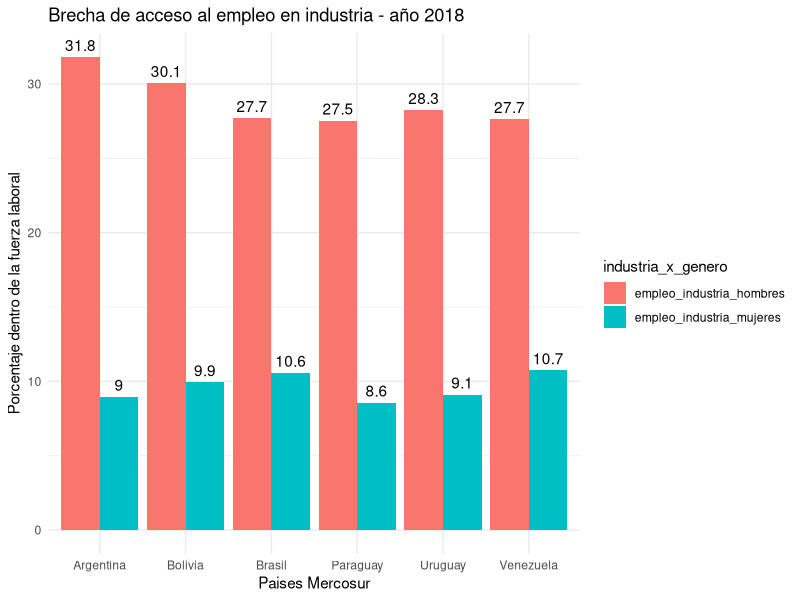
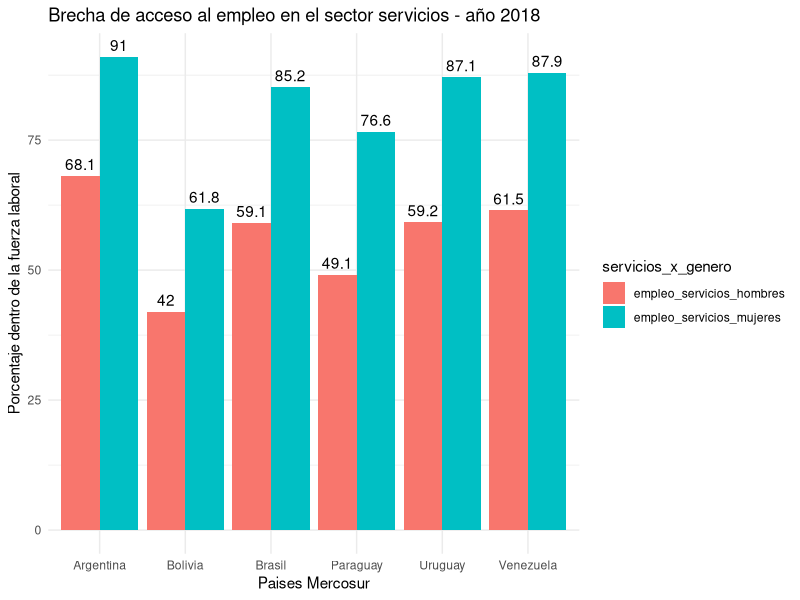
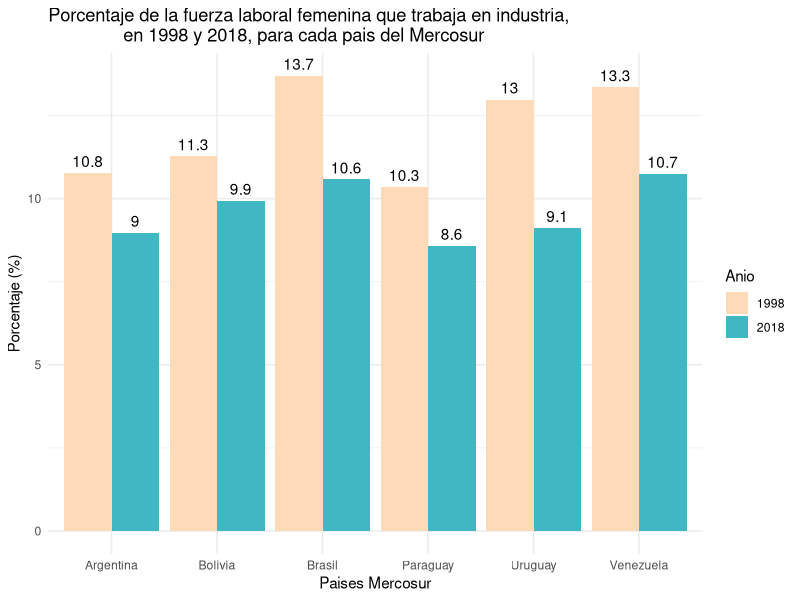
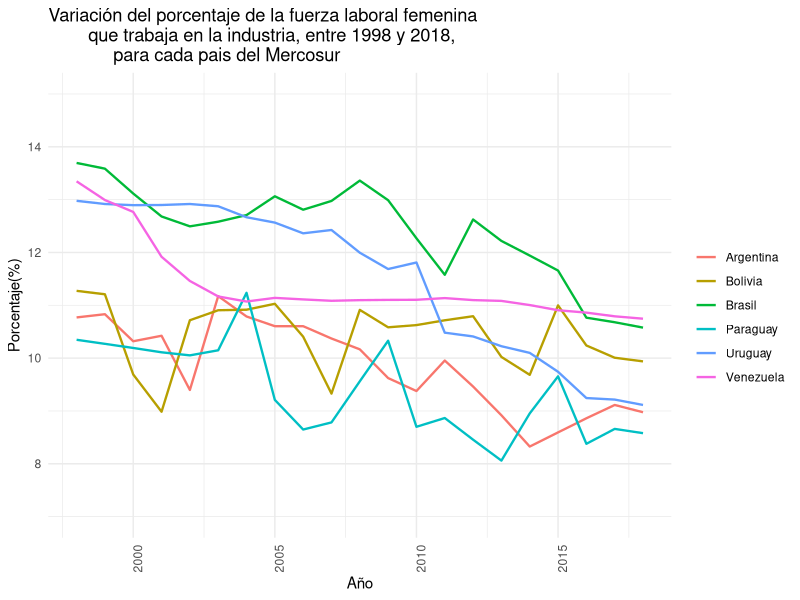
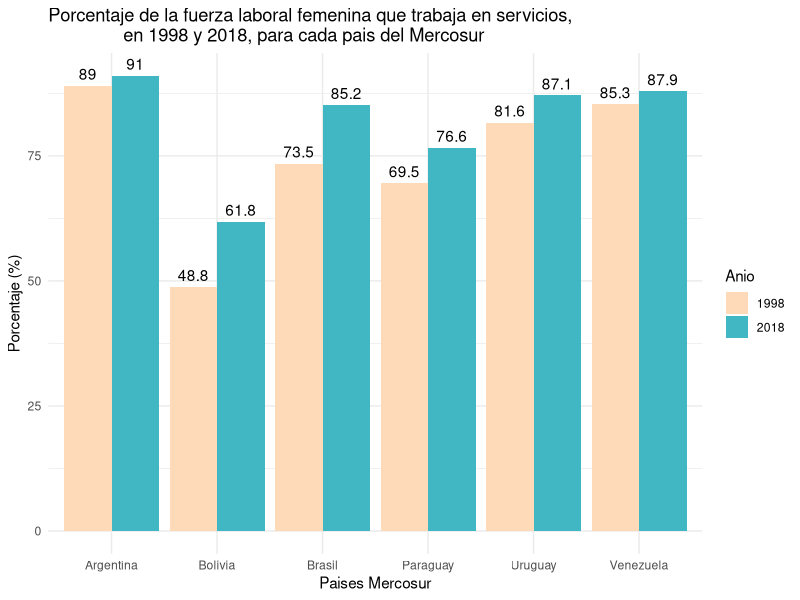
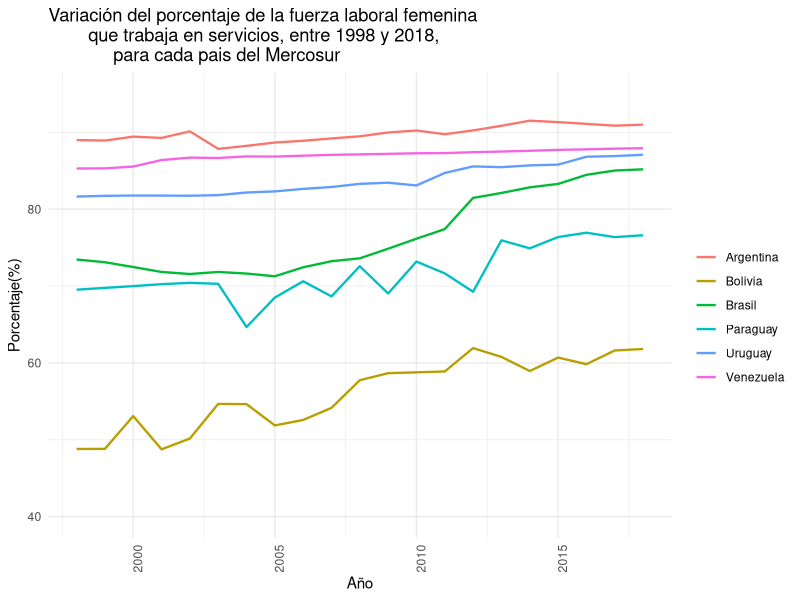

Recreate these plots in R, in order.
## ---- chunk 1
knitr::opts_chunk$set(echo = TRUE, warning = FALSE, message = FALSE )
library(tidyr)
library(readr)
library(dplyr)
library(ggplot2)
## ---- chunk 2
empleo_genero <- read_csv("datos/empleo_genero.csv")
## ---- chunk 3
empleo_genero_largo <- pivot_longer(empleo_genero, 
                                    cols=4:52, 
                                    names_to = "Anio", 
                                    values_to = "Valor")
## ---- chunk 4
empleo_genero_largo
## ---- chunk 5
empleo_genero_ordenado <- pivot_wider(empleo_genero_largo, 
                                      names_from = variable,
                                      values_from = Valor)|> 
                          mutate(Anio=as.numeric(Anio))
## ---- chunk 6
empleo_genero_ordenado
## ---- chunk 7
glimpse(empleo_genero_ordenado)
## ---- chunk 8
empleo_genero_ordenado|> filter(pais_region !="Latin America & Caribbean" & pais_region != "Mundo" & pais_region != "EspaÃ±a")|> 
                      group_by(Anio)
                        
## ---- chunk 9
empleo_genero_ordenado|> filter(pais_region !="Latin America & Caribbean" & pais_region != "Mundo" & pais_region != "EspaÃ±a")|> 
                      group_by(pais_region)
## ---- chunk 10
empleo_genero_ordenado|> filter(pais_region !="Latin America & Caribbean" & pais_region != "Mundo" & pais_region != "EspaÃ±a" & Anio == 2018)|> 
                    summarise(empleadoras_promedio = mean(empleadoras_mujeres),
                              empleadoras_sd = sd(empleadoras_mujeres),
                              empleadoras_min = min(empleadoras_mujeres),
                              empleadoras_max = max(empleadoras_mujeres))
## ---- chunk 11
empleo_genero_ordenado|> filter(pais_region !="Latin America & Caribbean" & pais_region != "Mundo" & pais_region != "EspaÃ±a" & Anio == 2018)|> 
                    summarise(empleadores_promedio = mean(empleadores_hombres),
                              empleadores_sd = sd(empleadores_hombres),
                              empleadores_min = min(empleadores_hombres),
                              empleadores_max = max(empleadores_hombres))
## ---- chunk 12
empleo_genero_ordenado|> filter(pais_region !="Latin America & Caribbean" & pais_region != "Mundo" & pais_region != "España" & Anio == 2018)|> 
                summarise(autoempleo_mujeres_prom = mean(autoempleo_mujeres),
                          autoempleo_mujeres_sd = sd(autoempleo_mujeres),
                          autoempleo_mujeres_min = min(autoempleo_mujeres),
                          autoempleo_mujeres_max = max(autoempleo_mujeres))
## ---- chunk 13
empleo_genero_ordenado|> filter(pais_region !="Latin America & Caribbean" & pais_region != "Mundo" & pais_region != "EspaÃ±a" & Anio == 2018)|> 
                summarise(autoempleo_hombres_prom = mean(autoempleo_hombres),
                          autoempleo_hombres_sd = sd(autoempleo_hombres),
                          autoempleo_hombres_min = min(autoempleo_hombres),
                          autoempleo_hombres_max = max(autoempleo_hombres))
## ---- chunk 14
empleo_mercosur <- select(empleo_genero_ordenado, pais_region, Anio, empleo_industria_mujeres, empleo_industria_hombres, empleo_servicios_mujeres, empleo_servicios_hombres) |>
  filter(pais_region %in% c("Argentina", "Uruguay", "Paraguay", "Brasil", "Venezuela", "Bolivia" ))|> 
  filter (Anio >= 1998)
## ---- chunk 15
industria_2018 <- select(empleo_mercosur, pais_region, Anio, empleo_industria_mujeres, empleo_industria_hombres)|>
  filter(pais_region %in% c("Argentina", "Uruguay", "Paraguay", "Brasil", "Venezuela", "Bolivia" ))|>
  filter(Anio == 2018) |> 
  pivot_longer(cols =c("empleo_industria_hombres","empleo_industria_mujeres"),
               names_to = "industria_x_genero",  
               values_to = "valor")
 
## ---- chunk 16
ggplot(industria_2018, aes(x=pais_region,y=valor, fill=industria_x_genero))+
  geom_col(position = "dodge") +
  ggtitle ("Brecha de acceso al empleo en industria - año 2018") + 
  labs(x = "Paises Mercosur",y = "Porcentaje dentro de la fuerza laboral") + 
  geom_text(aes(label = round(valor, digits = 1)),
    position = position_dodge(0.9),
    vjust = -0.5)+
  theme_minimal()
  
## ---- chunk 17
servicios_2018 <- select(empleo_mercosur, pais_region, Anio, empleo_servicios_mujeres, empleo_servicios_hombres)|>
  filter(pais_region %in% c("Argentina", "Uruguay", "Paraguay", "Brasil", "Venezuela", "Bolivia" ))|>
  filter(Anio == 2018) |> 
  pivot_longer(cols =c("empleo_servicios_hombres","empleo_servicios_mujeres"),
               names_to = "servicios_x_genero",  
               values_to = "valor")
## ---- chunk 18
ggplot(servicios_2018, aes(x=pais_region,y=valor, fill=servicios_x_genero))+
  geom_col(position = "dodge") +
  ggtitle ("Brecha de acceso al empleo en el sector servicios - año 2018") + 
  labs(x = "Paises Mercosur",y = "Porcentaje dentro de la fuerza laboral") + 
  geom_text(aes(label = round(valor, digits = 1)),
    position = position_dodge(0.9),
    vjust = -0.5)+
  theme_minimal()
  
## ---- chunk 19
variacion_mujeres_2018_1998 <- select(empleo_genero, variable, pais_region, "1998", "2018")|>
  filter(pais_region %in% c("Argentina", "Uruguay", "Paraguay", "Brasil", "Venezuela", "Bolivia" )) |>
  filter(variable == "empleo_industria_mujeres")|>
  mutate(variacion=`2018`-`1998`)
## ---- chunk 20
industria_1998_2018 <- select(empleo_mercosur, pais_region, Anio, empleo_industria_mujeres)|>
  filter(Anio == 1998 | Anio == 2018) 
## ---- chunk 21
industria_1998_2018 |>
mutate(Anio=as.character(Anio)) |>
ggplot(aes(x=pais_region,y=empleo_industria_mujeres, fill=Anio))+
  geom_col(position = "dodge") +
  scale_fill_manual(values = c("1998" = "#FFDAB9", "2018" = "#41B7C4")) +
   ggtitle ("Porcentaje de la fuerza laboral femenina que trabaja en industria, 
               en 1998 y 2018, para cada pais del Mercosur") + 
  labs(x = "Paises Mercosur",y = "Porcentaje (%)") +
  geom_text(aes(label = round(empleo_industria_mujeres, digits = 1)),
    position = position_dodge(0.9),
    vjust = -0.5) +
  theme_minimal()
## ---- chunk 22

ggplot(empleo_mercosur, aes(x = Anio, y = empleo_industria_mujeres, group = pais_region)) +
  geom_line (aes(colour = pais_region), size = 0.8)  +
    scale_y_continuous(limits= c(7, 15))+
  labs(title = "Variación del porcentaje de la fuerza laboral femenina 
        que trabaja en la industria, entre 1998 y 2018, 
             para cada pais del Mercosur",
       x = "Año",
       y = "Porcentaje(%)") +
theme_minimal() +
  theme (axis.text.x= element_text(  angle= 90, hjust= 1),
         legend.title = element_text(color ="white"))
## ---- chunk 23
servicios_1998_2018 <- select(empleo_mercosur, pais_region, Anio, empleo_servicios_mujeres)|>
  filter(Anio == 1998 | Anio == 2018) 
## ---- chunk 24
servicios_1998_2018 |>
mutate(Anio=as.character(Anio)) |>
ggplot(aes(x=pais_region,y=empleo_servicios_mujeres, fill=Anio))+
  geom_col(position = "dodge") +
  scale_fill_manual(values = c("1998" = "#FFDAB9", "2018" = "#41B7C4")) +
  ggtitle ("Porcentaje de la fuerza laboral femenina que trabaja en servicios, 
               en 1998 y 2018, para cada pais del Mercosur") + 
  labs(x = "Paises Mercosur",y = "Porcentaje (%)") +
  geom_text(aes(label = round(empleo_servicios_mujeres, digits = 1)),
    position = position_dodge(0.9),
    vjust = -0.5) +
  theme_minimal()
## ---- chunk 25

ggplot(empleo_mercosur, aes(x = Anio, y = empleo_servicios_mujeres, group = pais_region)) +
  geom_line (aes(colour = pais_region), size = 0.8)  +
    scale_y_continuous(limits= c(40, 95))+
  labs(title = "Variación del porcentaje de la fuerza laboral femenina 
        que trabaja en servicios, entre 1998 y 2018, 
             para cada pais del Mercosur",
       x = "Año",
       y = "Porcentaje(%)") +
theme_minimal() +
  theme (axis.text.x= element_text(  angle= 90, hjust= 1),
         legend.title = element_text(color ="white"))
